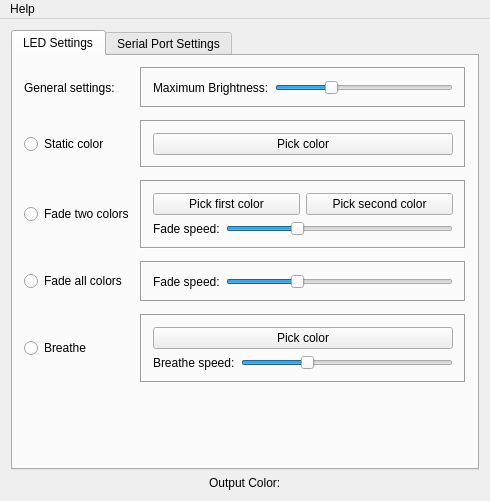
<?xml version="1.0" encoding="UTF-8"?>
<ui version="4.0">
 <class>MainWindowClass</class>
 <widget class="QMainWindow" name="MainWindowClass">
  <property name="geometry">
   <rect>
    <x>0</x>
    <y>0</y>
    <width>490</width>
    <height>501</height>
   </rect>
  </property>
  <property name="windowTitle">
   <string>RGB LED Controller</string>
  </property>
  <widget class="QWidget" name="centralWidget">
   <layout class="QVBoxLayout" name="verticalLayout_5">
    <item>
     <widget class="QTabWidget" name="tabWidget">
      <property name="currentIndex">
       <number>0</number>
      </property>
      <widget class="QWidget" name="tab">
       <attribute name="title">
        <string>LED Settings</string>
       </attribute>
       <layout class="QGridLayout" name="gridLayout_2">
        <property name="verticalSpacing">
         <number>12</number>
        </property>
        <item row="1" column="0">
         <widget class="QRadioButton" name="staticColorRadio">
          <property name="text">
           <string>Static color</string>
          </property>
         </widget>
        </item>
        <item row="2" column="0">
         <widget class="QRadioButton" name="fadeTwoRadio">
          <property name="text">
           <string>Fade two colors</string>
          </property>
         </widget>
        </item>
        <item row="0" column="0">
         <widget class="QLabel" name="label_6">
          <property name="text">
           <string>General settings:</string>
          </property>
         </widget>
        </item>
        <item row="2" column="2">
         <widget class="QFrame" name="frame">
          <property name="frameShape">
           <enum>QFrame::Box</enum>
          </property>
          <property name="frameShadow">
           <enum>QFrame::Sunken</enum>
          </property>
          <layout class="QVBoxLayout" name="verticalLayout">
           <item>
            <layout class="QHBoxLayout" name="horizontalLayout_2">
             <item>
              <widget class="QPushButton" name="fadeTwoFirstColorButton">
               <property name="text">
                <string>Pick first color</string>
               </property>
              </widget>
             </item>
             <item>
              <widget class="QPushButton" name="fadeTwoSecondColorButton">
               <property name="text">
                <string>Pick second color</string>
               </property>
              </widget>
             </item>
            </layout>
           </item>
           <item>
            <layout class="QHBoxLayout" name="horizontalLayout">
             <item>
              <widget class="QLabel" name="label">
               <property name="text">
                <string>Fade speed:</string>
               </property>
              </widget>
             </item>
             <item>
              <widget class="QSlider" name="fadeTwoSpeedSlider">
               <property name="maximum">
                <number>1000</number>
               </property>
               <property name="pageStep">
                <number>100</number>
               </property>
               <property name="value">
                <number>300</number>
               </property>
               <property name="orientation">
                <enum>Qt::Horizontal</enum>
               </property>
              </widget>
             </item>
            </layout>
           </item>
          </layout>
         </widget>
        </item>
        <item row="4" column="2">
         <widget class="QFrame" name="frame_4">
          <property name="frameShape">
           <enum>QFrame::Box</enum>
          </property>
          <property name="frameShadow">
           <enum>QFrame::Sunken</enum>
          </property>
          <layout class="QVBoxLayout" name="verticalLayout_3">
           <item>
            <layout class="QHBoxLayout" name="horizontalLayout_4">
             <item>
              <widget class="QPushButton" name="breatheColorButton">
               <property name="text">
                <string>Pick color</string>
               </property>
              </widget>
             </item>
            </layout>
           </item>
           <item>
            <layout class="QHBoxLayout" name="horizontalLayout_5">
             <item>
              <widget class="QLabel" name="label_3">
               <property name="frameShape">
                <enum>QFrame::NoFrame</enum>
               </property>
               <property name="text">
                <string>Breathe speed:</string>
               </property>
              </widget>
             </item>
             <item>
              <widget class="QSlider" name="breatheSpeedSlider">
               <property name="maximum">
                <number>1000</number>
               </property>
               <property name="pageStep">
                <number>100</number>
               </property>
               <property name="value">
                <number>300</number>
               </property>
               <property name="orientation">
                <enum>Qt::Horizontal</enum>
               </property>
              </widget>
             </item>
            </layout>
           </item>
          </layout>
         </widget>
        </item>
        <item row="6" column="2">
         <spacer name="horizontalSpacer">
          <property name="orientation">
           <enum>Qt::Horizontal</enum>
          </property>
          <property name="sizeHint" stdset="0">
           <size>
            <width>0</width>
            <height>0</height>
           </size>
          </property>
         </spacer>
        </item>
        <item row="3" column="0">
         <widget class="QRadioButton" name="fadeAllRadio">
          <property name="text">
           <string>Fade all colors</string>
          </property>
         </widget>
        </item>
        <item row="3" column="2">
         <widget class="QFrame" name="frame_3">
          <property name="frameShape">
           <enum>QFrame::Box</enum>
          </property>
          <property name="frameShadow">
           <enum>QFrame::Sunken</enum>
          </property>
          <layout class="QHBoxLayout" name="horizontalLayout_3">
           <item>
            <widget class="QLabel" name="label_2">
             <property name="text">
              <string>Fade speed:</string>
             </property>
            </widget>
           </item>
           <item>
            <widget class="QSlider" name="fadeAllSpeedSlider">
             <property name="maximum">
              <number>1000</number>
             </property>
             <property name="singleStep">
              <number>1</number>
             </property>
             <property name="pageStep">
              <number>100</number>
             </property>
             <property name="value">
              <number>300</number>
             </property>
             <property name="orientation">
              <enum>Qt::Horizontal</enum>
             </property>
            </widget>
           </item>
          </layout>
         </widget>
        </item>
        <item row="6" column="0">
         <spacer name="verticalSpacer">
          <property name="orientation">
           <enum>Qt::Vertical</enum>
          </property>
          <property name="sizeHint" stdset="0">
           <size>
            <width>0</width>
            <height>0</height>
           </size>
          </property>
         </spacer>
        </item>
        <item row="4" column="0">
         <widget class="QRadioButton" name="breatheRadio">
          <property name="text">
           <string>Breathe</string>
          </property>
         </widget>
        </item>
        <item row="1" column="2">
         <widget class="QFrame" name="frame_2">
          <property name="frameShape">
           <enum>QFrame::Box</enum>
          </property>
          <property name="frameShadow">
           <enum>QFrame::Sunken</enum>
          </property>
          <layout class="QVBoxLayout" name="verticalLayout_2">
           <item>
            <widget class="QPushButton" name="staticColorButton">
             <property name="text">
              <string>Pick color</string>
             </property>
            </widget>
           </item>
          </layout>
         </widget>
        </item>
        <item row="0" column="2">
         <widget class="QFrame" name="frame_5">
          <property name="frameShape">
           <enum>QFrame::Box</enum>
          </property>
          <property name="frameShadow">
           <enum>QFrame::Sunken</enum>
          </property>
          <layout class="QVBoxLayout" name="verticalLayout_4">
           <item>
            <layout class="QHBoxLayout" name="horizontalLayout_6">
             <item>
              <widget class="QLabel" name="label_7">
               <property name="frameShape">
                <enum>QFrame::NoFrame</enum>
               </property>
               <property name="text">
                <string>Maximum Brightness:</string>
               </property>
              </widget>
             </item>
             <item>
              <widget class="QSlider" name="maxBrightnessSlider">
               <property name="maximum">
                <number>1000</number>
               </property>
               <property name="pageStep">
                <number>100</number>
               </property>
               <property name="value">
                <number>300</number>
               </property>
               <property name="orientation">
                <enum>Qt::Horizontal</enum>
               </property>
              </widget>
             </item>
            </layout>
           </item>
          </layout>
         </widget>
        </item>
       </layout>
      </widget>
      <widget class="QWidget" name="tab_2">
       <attribute name="title">
        <string>Serial Port Settings</string>
       </attribute>
       <layout class="QGridLayout" name="gridLayout_3">
        <item row="1" column="2">
         <spacer name="horizontalSpacer_3">
          <property name="orientation">
           <enum>Qt::Horizontal</enum>
          </property>
          <property name="sizeHint" stdset="0">
           <size>
            <width>40</width>
            <height>20</height>
           </size>
          </property>
         </spacer>
        </item>
        <item row="2" column="1">
         <spacer name="verticalSpacer_2">
          <property name="orientation">
           <enum>Qt::Vertical</enum>
          </property>
          <property name="sizeHint" stdset="0">
           <size>
            <width>20</width>
            <height>40</height>
           </size>
          </property>
         </spacer>
        </item>
        <item row="1" column="0">
         <spacer name="horizontalSpacer_2">
          <property name="orientation">
           <enum>Qt::Horizontal</enum>
          </property>
          <property name="sizeHint" stdset="0">
           <size>
            <width>40</width>
            <height>20</height>
           </size>
          </property>
         </spacer>
        </item>
        <item row="0" column="1">
         <spacer name="verticalSpacer_3">
          <property name="orientation">
           <enum>Qt::Vertical</enum>
          </property>
          <property name="sizeHint" stdset="0">
           <size>
            <width>20</width>
            <height>40</height>
           </size>
          </property>
         </spacer>
        </item>
        <item row="1" column="1">
         <widget class="QFrame" name="gridFrame">
          <property name="frameShape">
           <enum>QFrame::Box</enum>
          </property>
          <property name="frameShadow">
           <enum>QFrame::Sunken</enum>
          </property>
          <layout class="QGridLayout" name="gridLayout_4">
           <property name="leftMargin">
            <number>10</number>
           </property>
           <property name="topMargin">
            <number>10</number>
           </property>
           <property name="rightMargin">
            <number>10</number>
           </property>
           <property name="bottomMargin">
            <number>10</number>
           </property>
           <property name="spacing">
            <number>10</number>
           </property>
           <item row="0" column="0">
            <layout class="QGridLayout" name="gridLayout_5">
             <property name="spacing">
              <number>8</number>
             </property>
             <item row="0" column="0">
              <widget class="QLabel" name="label_4">
               <property name="text">
                <string>COM Port:</string>
               </property>
              </widget>
             </item>
             <item row="1" column="0">
              <widget class="QLabel" name="label_5">
               <property name="text">
                <string>Baud rate:</string>
               </property>
              </widget>
             </item>
             <item row="0" column="1">
              <widget class="QComboBox" name="comPortCombo">
               <property name="sizePolicy">
                <sizepolicy hsizetype="Maximum" vsizetype="Fixed">
                 <horstretch>0</horstretch>
                 <verstretch>0</verstretch>
                </sizepolicy>
               </property>
               <property name="currentText">
                <string/>
               </property>
               <property name="currentIndex">
                <number>-1</number>
               </property>
              </widget>
             </item>
             <item row="1" column="1">
              <widget class="QComboBox" name="baudRateCombo">
               <property name="sizePolicy">
                <sizepolicy hsizetype="Maximum" vsizetype="Fixed">
                 <horstretch>0</horstretch>
                 <verstretch>0</verstretch>
                </sizepolicy>
               </property>
              </widget>
             </item>
            </layout>
           </item>
           <item row="3" column="0">
            <widget class="QPushButton" name="portSettingsApplyButton">
             <property name="text">
              <string>Apply</string>
             </property>
            </widget>
           </item>
          </layout>
         </widget>
        </item>
       </layout>
      </widget>
     </widget>
    </item>
    <item>
     <layout class="QHBoxLayout" name="horizontalLayout_7">
      <item>
       <widget class="QLabel" name="label_8">
        <property name="sizePolicy">
         <sizepolicy hsizetype="Fixed" vsizetype="Preferred">
          <horstretch>0</horstretch>
          <verstretch>0</verstretch>
         </sizepolicy>
        </property>
        <property name="text">
         <string>Output Color:</string>
        </property>
       </widget>
      </item>
     </layout>
    </item>
   </layout>
  </widget>
  <widget class="QMenuBar" name="menuBar">
   <property name="geometry">
    <rect>
     <x>0</x>
     <y>0</y>
     <width>490</width>
     <height>21</height>
    </rect>
   </property>
   <widget class="QMenu" name="menuHelp">
    <property name="title">
     <string>Help</string>
    </property>
    <addaction name="actionAbout"/>
   </widget>
   <addaction name="menuHelp"/>
  </widget>
  <action name="actionAbout">
   <property name="text">
    <string>About</string>
   </property>
  </action>
 </widget>
 <layoutdefault spacing="6" margin="11"/>
 <resources>
  <include location="mainwindow.qrc"/>
 </resources>
 <connections/>
</ui>
